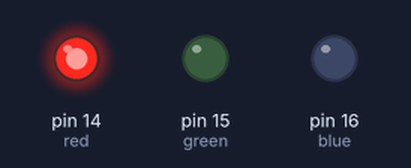
This sketch was run on a simulated Arduino Uno, built with avr-gcc and run on an emulated ATmega328P. On the bench: output pins drawn as LEDs (lit = HIGH).

Above: at 0.6 s.
At 2.5 s:
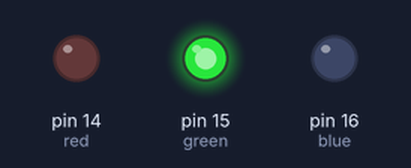
At 5.1 s:
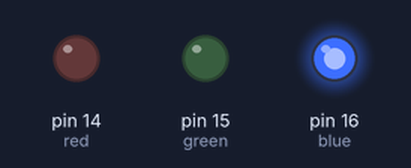
Timing chart, 0 to 10.0 s (numbered marks = the images above):
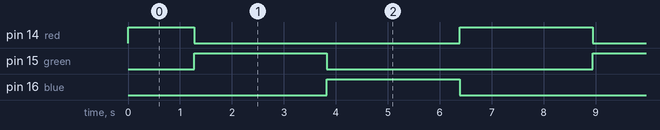

The sketch:

partylight.ino
```cpp
#define red 14
#define green 15
#define blue 16
#define time 10
int R;
int B;
int G;
void setup() {
  pinMode(red, OUTPUT);
  pinMode(green,OUTPUT);
  pinMode(blue,OUTPUT);
  analogWrite(red, HIGH);
  analogWrite(green, LOW);
  analogWrite(blue, LOW);
}

void loop() {
  R = 255;
  G = 0;
  B = 0;
  for (int i = 0; i < 255; i += 1) {
    R -= 1;
    G += 1;
    analogWrite(red, R);
    analogWrite(green, G);
    delay(time);
  }
  R = 0;
  G = 255;
  B = 0;
  for (int i = 0; i < 255; i += 1) {
    G -= 1;
    B += 1;
    analogWrite(green, G);
    analogWrite(blue, B);
    delay(time);
  }
  R = 0;
  G = 0;
  B = 255;
  for (int i = 0; i < 255; i += 1) {
    B -= 1;
    R += 1;
    analogWrite(blue, B);
    analogWrite(red, R);
    delay(time);
  }
}
```

Measured:
- by itself, pin 14 (red): repeats every 7.7 s: LOW 5.1 s, HIGH 2.6 s
- by itself, pin 15 (green), pin 16 (blue): alternates HIGH for 2.6 s and LOW for 5.1 s
- by itself, everything shown: repeats every 7.7 s, in 3 steps
